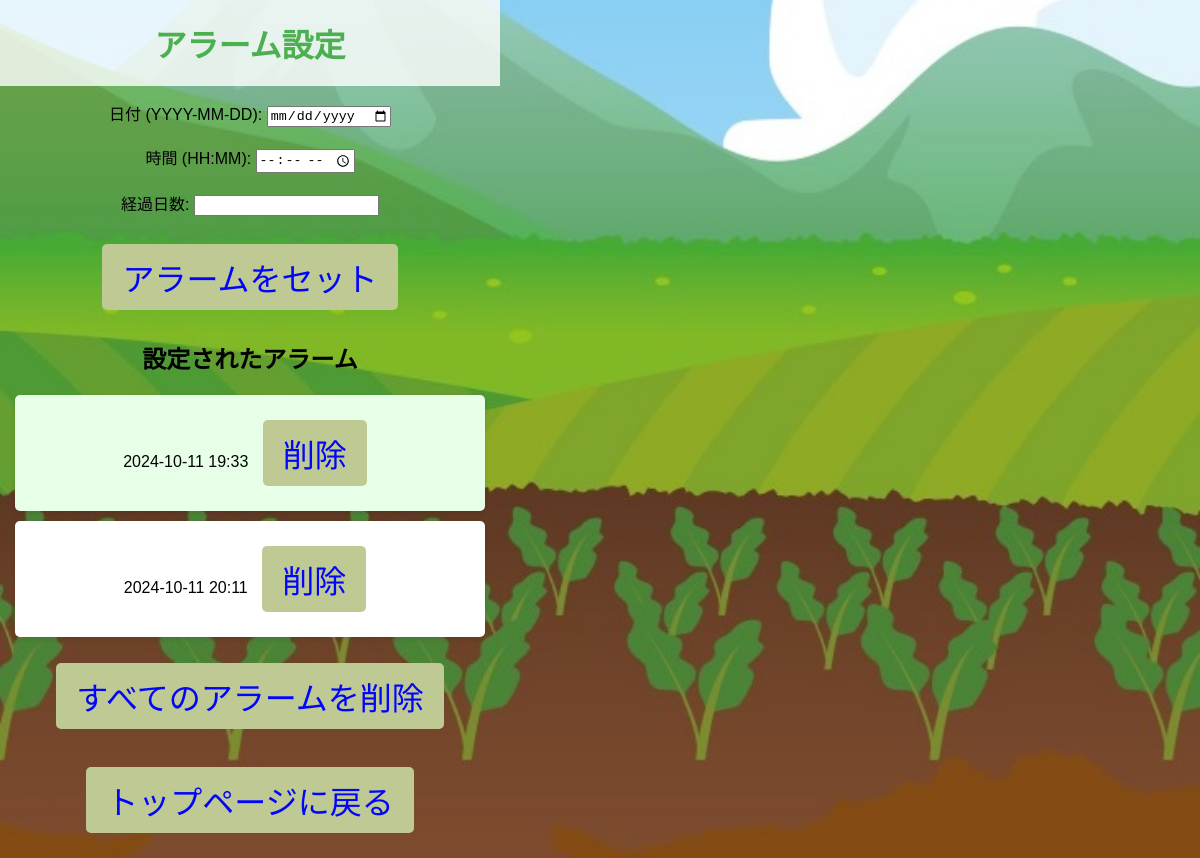
Page /add_alarm on the earlier database version.
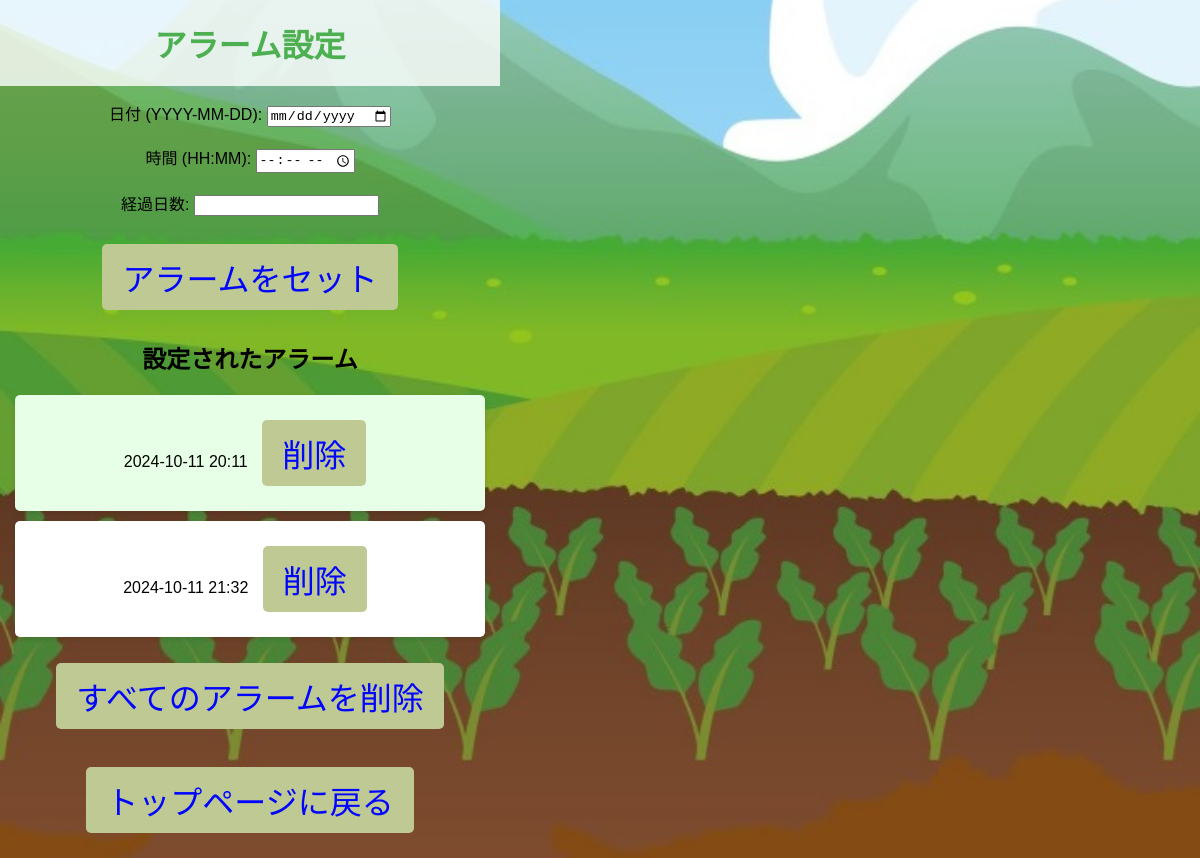
Same page on the later database version.
### tables this page shows
CREATE TABLE "alarms" (
	"alarm_id"	INTEGER,
	"alarm_time"	TEXT NOT NULL,
	PRIMARY KEY("alarm_id" AUTOINCREMENT)
);

### app.py (the view, shortened to what this page needs)
@app.route('/add_alarm', methods=['GET','POST'])
def add_alarm():
    delete_past_alarms()        # アラームの自動削除関数
    conn = get_db_connection()
    alarms = conn.execute('SELECT * FROM alarms ORDER BY alarm_time ASC').fetchall()
    conn.close()
    return render_template('set_alarm.html', alarms=alarms)

### app.py (called while the page is built)
def get_db_connection():
    conn = sqlite3.connect('sodateru.db')
    conn.row_factory = sqlite3.Row
    return conn

def delete_past_alarms():
    current_time = datetime.now().strftime('%Y-%m-%d %H:%M')
    conn = get_db_connection()
    conn.execute("DELETE FROM alarms WHERE alarm_time <= ?", (current_time,))
    conn.commit()

### templates/set_alarm.html (shortened to what this page needs)
<!DOCTYPE html>
<html lang="ja">
<head>
    <link rel="stylesheet" href="{{ url_for('static', filename='style.css') }}">
</head>
<body>
    <header>
        <h1>アラーム設定</h1>
    </header>
    <div class="container">
        <form action="/add_alarm" method="POST">
            <label for="date">日付 (YYYY-MM-DD):</label>
            <input type="date" id="date" name="date" required><br><br>
            <label for="time">時間 (HH:MM):</label>
            <input type="time" id="time" name="time" required><br><br>
            <label for="time">経過日数:</label>
            <input type="day" id="day" name="day" required><br><br>
            <button class="button" type="submit">アラームをセット</button>
        </form>
        <h2>設定されたアラーム</h2>
        <ul>
            {% for alarm in alarms %}
            <li>{{ alarm['alarm_time'] }}
                <form action="/delete_alarm" method="POST" style="display:inline;">
                    <button class="button" type="submit">削除</button>
                </form>
            </li>
            {% endfor %}
        </ul>
        {% if alarms %}
        <form action="/delete_all_alarms" method="POST">
            <button class="button">すべてのアラームを削除</button>
        </form>
        {% endif %}
        <br>
        <button class="button" onclick="location.href='{{ url_for('index') }}'">トップページに戻る</button>
    </div>
</body>
</html>

### static/style.css (style rules this page uses)
body { max-width: 500px; font-family: 'Arial', sans-serif; margin: 0; padding: 0; height: 100vh; justify-content: center; align-items: center; background-color: #f4f4f4; background-image: url('/static/sodateru-back.jpg'); background-size: cover; background-position: center; background-repeat: repeat; text-align: center; }
header { background-color: rgba(255, 255, 255, 0.8); padding: 20px; }
h1 { margin: 0; font-size: 2em; color: #4CAF50; }
.container { padding: 15px; }
.button { background-color: #bfc993; color: rgb(1, 5, 253); border: none; padding: 10px 20px; font-size: 2em; margin: 10px; cursor: pointer; border-radius: 5px; }
h2 { font-size: 1.5em; margin-top: 20px; }
ul { list-style-type: none; padding: 0; }
ul li { background-color: #fff; margin: 10px 0; padding: 15px; border-radius: 5px; box-shadow: 0 2px 5px rgba(0, 0, 0, 0.1); }
ul li:nth-child(odd) { background-color: #e6ffe6; }

Differences in the rows shown:
removed alarms: alarm_time "2024-10-11 19:33"
added alarms: alarm_time "2024-10-11 21:32"
